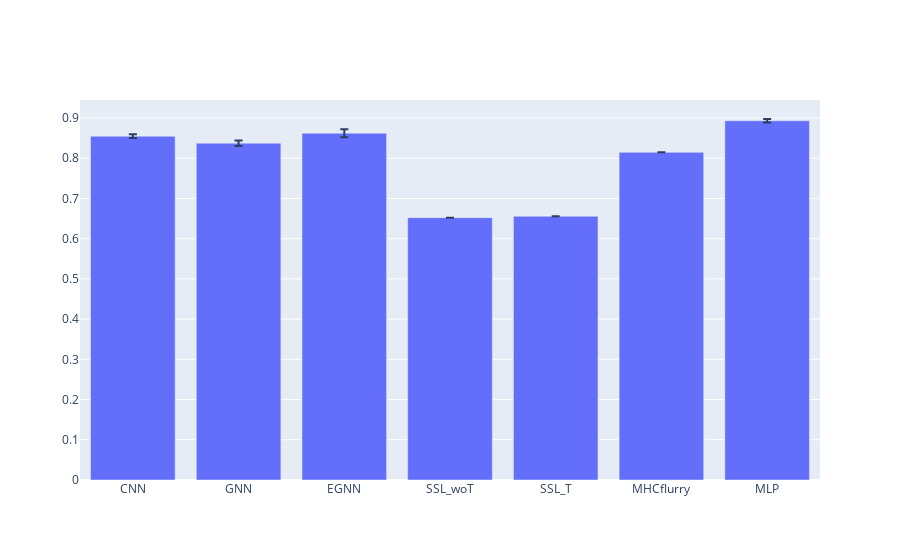

The notebook cell saved with this chart:
### Markdown cell above
### Plot shuffled set performances

### Code cell
#%% Shuffled performances

#dfi = pd.read_csv('/projects/0/einf2380/data/external/processed/I/experiments/BA_pMHCI_human_quantitative_only_eq_pseudoseq_clustered_test.csv')
shuff_dfi = pd.read_csv('/projects/0/einf2380/data/external/processed/I/experiments/BA_pMHCI_human_quantitative_only_eq_shuffled_test.csv')
shuff_dfi['label'] = np.where(shuff_dfi['measurement_value'] < 500, 1.0, 0.0)

#models_outputs = {}
AUCs = {}
AUPRCs = {}

title = 'CNN'
AUCs[title] = {}
AUPRCs[title] = {}
for fold in range(1,6):
    #%% CNN outputs
    dfot = pd.read_csv(f'/projects/0/einf2380/data/pop_paper_data/cnn_outputs/shuffled_crossval/shuffled_cnn_outputs_fold_{fold}.csv')
    #dfot = dfo[dfo['PHASE'].str.contains('testing', case=False)]
    dfot['TARGET'] = dfot['TARGET'].astype(float)
    dfot['ID'] = dfot['KEY']

    AUCs[title][fold] = get_shuff_auc(title, dfot, shuff_dfi)
    AUPRCs[title][fold] = get_shuff_auprc(title, dfot, shuff_dfi)

# GNN outputs
title = 'GNN'
AUCs[title] = {}
AUPRCs[title] = {}
for fold in range(1,6):
    dfot = pd.read_csv(f'/projects/0/einf2380/data/pop_paper_data/gnn_outputs/shuffled_crossval/shuffled_gnn_outputs_n_run_{fold}.csv')

    AUCs[title][fold] = get_shuff_auc(title, dfot, shuff_dfi)
    AUPRCs[title][fold] = get_shuff_auprc(title, dfot, shuff_dfi)


title = 'EGNN'
AUCs[title] = {}
AUPRCs[title] = {}
for fold in range(1,6):
    dfot = pd.read_csv(f'/projects/0/einf2380/data/pop_paper_data/egnn_outputs/shuffled_crossval/Shuffled_{fold}_final_test_test_results.csv')
    dfot['OUTPUT_1']=sigmoid(dfot['Output'])
    dfot['TARGET'] = dfot['Target'].astype(float)
    dfot['ID'] = dfot['Key']

    AUCs[title][fold] = get_shuff_auc(title, dfot, shuff_dfi)
    AUPRCs[title][fold] = get_shuff_auprc(title, dfot, shuff_dfi)

#%% SSL without TCRs outputs

title = 'SSL_woT'
dfo = pd.read_csv('/projects/0/einf2380/data/pop_paper_data/egnn_outputs/egnn_ssl_no_tcr_shuffle.csv')
dfot = dfo[dfo['PHASE'].str.contains('validation', case=False)]
dfot['OUTPUT_1']=sigmoid(dfot['OUTPUT_0'])
dfot['TARGET'] = dfot['TARGET'].astype(float)
dfot['ID'] = dfot['KEY']

AUCs[title] = get_shuff_auc(title, dfot, shuff_dfi)
AUPRCs[title] = get_shuff_auprc(title, dfot, shuff_dfi)

#%% SSL with TCRs outputs

title = 'SSL_T'
dfo = pd.read_csv('/projects/0/einf2380/data/pop_paper_data/egnn_outputs/egnn_ssl_shuffle.csv')
dfot = dfo[dfo['PHASE'].str.contains('validation', case=False)]
dfot['OUTPUT_1']=sigmoid(dfot['OUTPUT_0'])
dfot['TARGET'] = dfot['TARGET'].astype(float)
dfot['ID'] = dfot['KEY']

AUCs[title] = get_shuff_auc(title, dfot, shuff_dfi)
AUPRCs[title] = get_shuff_auprc(title, dfot, shuff_dfi)


#%% MHCflurry outputs
title='MHCflurry'
dfo = pd.read_csv('/projects/0/einf2380/data/pop_paper_data/mhcflurry_outputs/shuffled_mhcflurry_outputs.csv',
                header=None, names=['ID', 'BA', 'OUTPUT_1'])

AUCs[title] = get_shuff_auc(title, dfo, shuff_dfi)
AUPRCs[title] = get_shuff_auprc(title, dfo, shuff_dfi)

#%% MLP 
title='MLP'
AUCs[title] = {}
AUPRCs[title] = {}
for fold in range(1,6):
    dfo = pd.read_csv(f'/projects/0/einf2380/data/pop_paper_data/mlp_outputs/shuffled_crossval/Shuffled_{fold}.csv')

    AUCs[title][fold] = get_shuff_auc(title, dfo, shuff_dfi)
    AUPRCs[title][fold] = get_shuff_auprc(title, dfo, shuff_dfi)


collected_shuffled_outputs = {}
for title in AUCs:
    collected_shuffled_outputs[title] = {}
    if title == 'MHCflurry' or title.startswith('SSL'):
        collected_shuffled_outputs[title]['total_auc'] = AUCs[title]
        collected_shuffled_outputs[title]['auc_stdev'] = 0
        
        collected_shuffled_outputs[title]['total_auprc'] = AUPRCs[title]
        collected_shuffled_outputs[title]['auprc_stdev'] = 0

    else:
        collected_shuffled_outputs[title]['total_auc'] = np.mean([AUCs[title][fold] for fold in AUCs[title]])
        collected_shuffled_outputs[title]['auc_stdev'] = np.std([AUCs[title][fold] for fold in AUCs[title]])
        
        collected_shuffled_outputs[title]['total_auprc'] = np.mean([AUPRCs[title][fold] for fold in AUPRCs[title]])
        collected_shuffled_outputs[title]['auprc_stdev'] = np.std([AUPRCs[title][fold] for fold in AUPRCs[title]])

#plt.bar(AUCs.keys(), AUCs.values())
fig = go.Figure()
fig.add_trace(go.Bar(x=list(collected_shuffled_outputs.keys()), 
                     y=list([x['total_auc'] for x in collected_shuffled_outputs.values()]),
                     error_y=dict(type='data', array=[x['auc_stdev'] for x in collected_shuffled_outputs.values()])))
fig.show()
AUCs

### Figure 1 — Plotly figure (JSON) as saved in the notebook; plotly's stock layout.template omitted (floating-point values rounded to 4 significant figures)
{"data": [{"error_y": {"array": [0.004694, 0.006766, 0.009941, 0, 0, 0, 0.004347], "type": "data"}, "type": "bar", "x": ["CNN", "GNN", "EGNN", "SSL_woT", "SSL_T", "MHCflurry", "MLP"], "y": [0.8547, 0.8374, 0.8622, 0.6523, 0.6556, 0.8147, 0.8932]}], "layout": {}}
